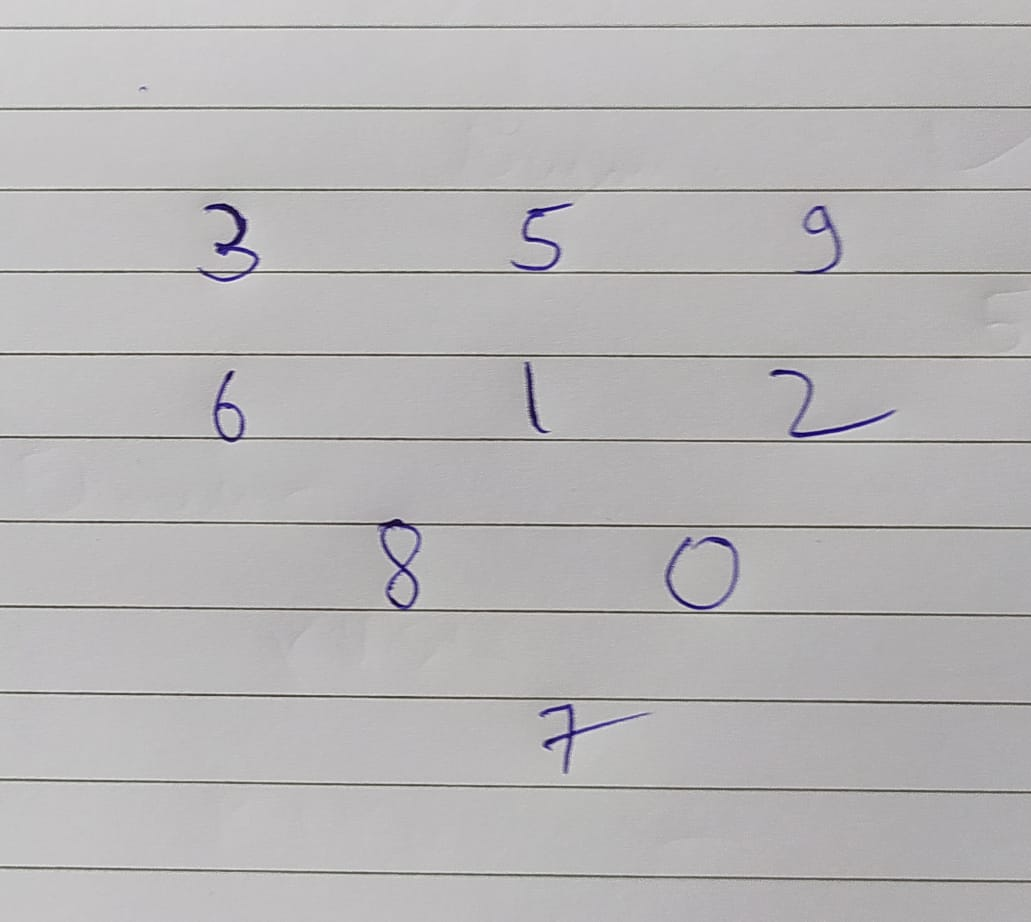
#> input picture model/testw.png, 1031 x 922 px
$ python -i Alignment.py   (imports and definitions only)
#> lines starting #> are read from the running program, lines starting #| are printed output that depends on the picture
#> further down, picture is the input picture: shape (922, 1031, 3); mean B, G, R 182.1, 181.2, 183
import cv2
import numpy as np
import matplotlib.pyplot as plt


class ChangePerspective():
    def prepro(self, img):
        gray = cv2.cvtColor(img,cv2.COLOR_BGR2GRAY)
        mask = np.zeros((gray.shape),np.uint8)
        kernel1 = cv2.getStructuringElement(cv2.MORPH_ELLIPSE,(11,11))

        close = cv2.morphologyEx(gray,cv2.MORPH_CLOSE,kernel1)
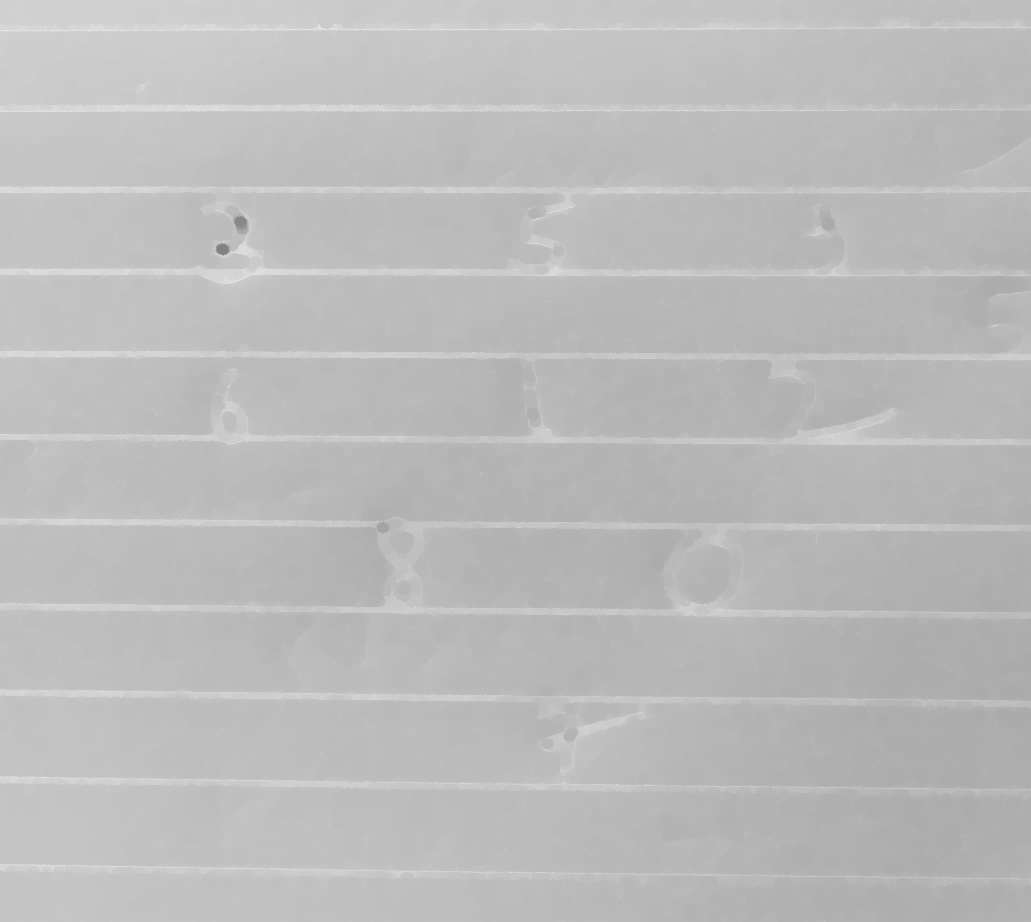
#> close: shape (922, 1031); min 129, max 234, mean 187.6
        div = np.float32(gray)/(close)
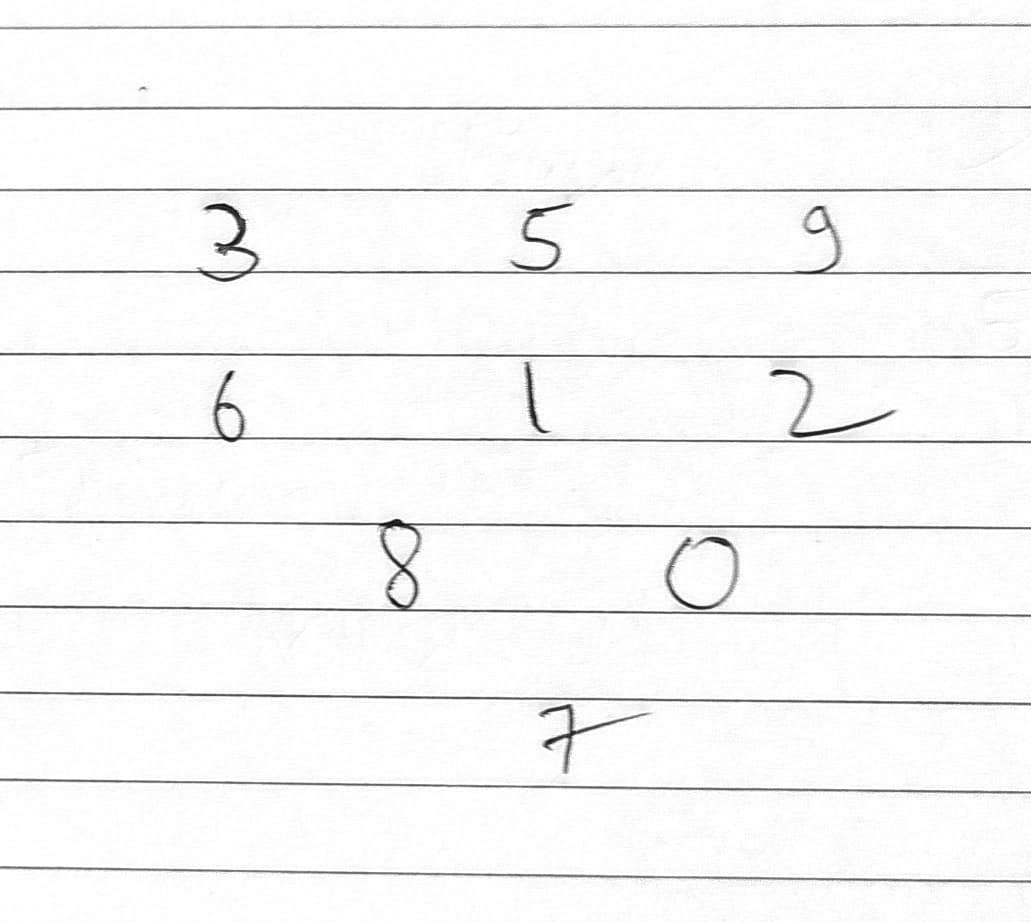
#> div: shape (922, 1031) float32; min 0.0248, max 1, mean 0.972
        res = np.uint8(cv2.normalize(div,div,0,255,cv2.NORM_MINMAX))
        res2 = cv2.cvtColor(res,cv2.COLOR_GRAY2BGR)
        #plt.imshow(res2)
        return res2, res, mask


    # [62 lines left out: functions readim, get_cnt, get_corners, closest_node, not called in this run]

>>> import cv2
>>> picture = cv2.imread('testw.png')
>>> result = ChangePerspective().prepro(picture)
